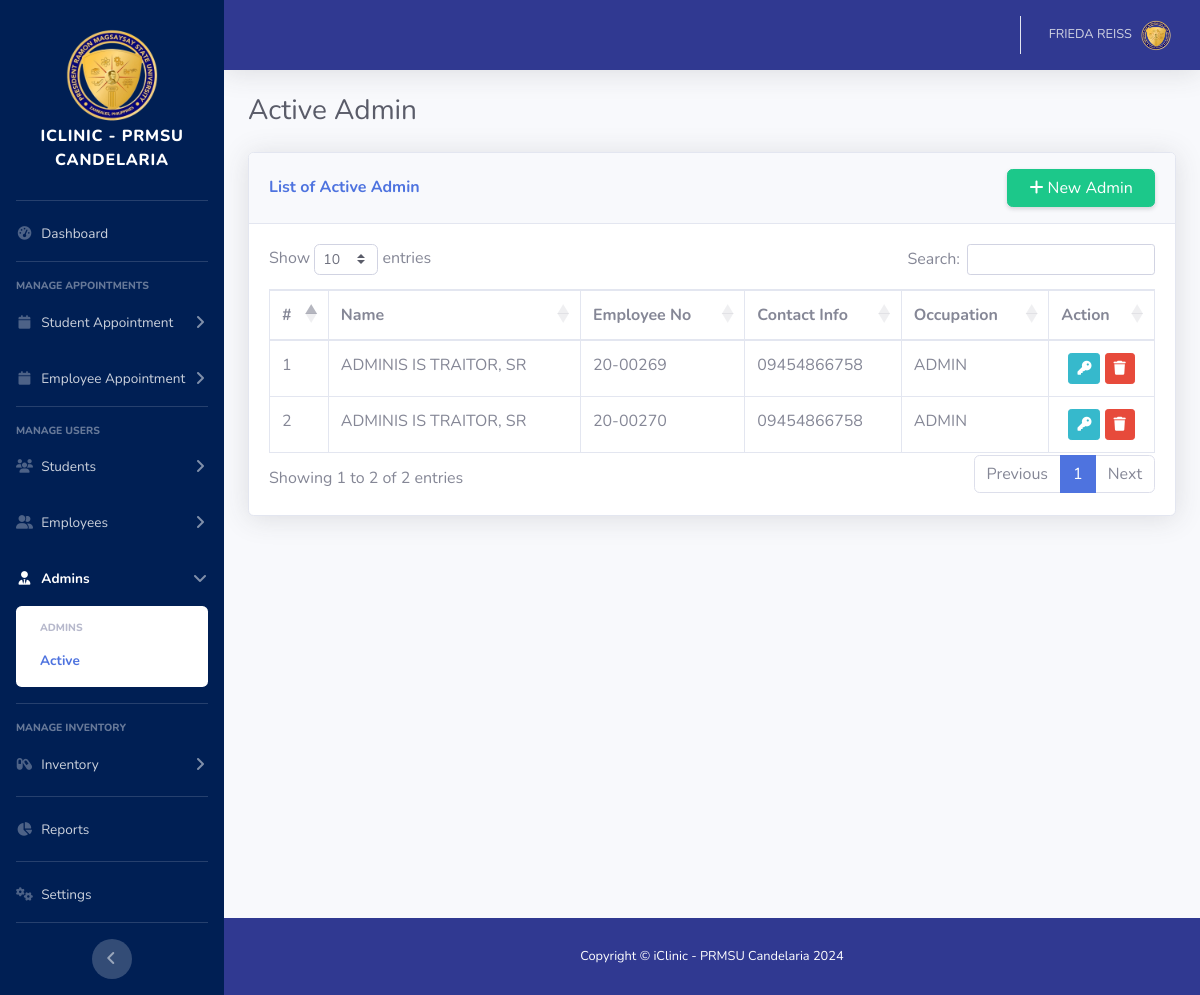
/admin/admins-active.php (signed in), run on the app's committed database.
### tables this page shows
CREATE TABLE `admin_tbl` (
  `admin_id` int(11) NOT NULL,
  `user_id` int(11) NOT NULL,
  `first_name` varchar(50) NOT NULL,
  `middle_name` varchar(50) NOT NULL,
  `last_name` varchar(50) NOT NULL,
  `suffix_name` varchar(20) NOT NULL,
  `contact_no` varchar(12) NOT NULL,
  `occupation` varchar(100) NOT NULL,
  `profile` varchar(255) NOT NULL,
  `deleted` tinyint(1) NOT NULL DEFAULT 0 COMMENT '1 = deleted, 0 = not deleted'
);

CREATE TABLE `user_tbl` (
  `user_id` int(11) NOT NULL,
  `no` varchar(50) NOT NULL,
  `email` varchar(100) NOT NULL,
  `password` varchar(255) NOT NULL,
  `role` varchar(50) NOT NULL,
  `status` varchar(10) NOT NULL,
  `deleted` tinyint(1) NOT NULL DEFAULT 0 COMMENT '1 = deleted, 0 = not deleted'
);

### admin/admins-active.php (the view, shortened to what this page needs)
<!DOCTYPE html>
<html lang="en">
<?php include './include/head.php'; ?>
<body id="page-top">
    <div id="wrapper">
        <?php include './include/sidebar.php'; ?>
        <div id="content-wrapper" class="d-flex flex-column">
            <div id="content">
                <?php include './include/topbar.php'; ?>
                <div class="container-fluid">
                    <div class="d-sm-flex align-items-center justify-content-between mb-4">
                        <h1 class="h3 mb-0 text-gray-800">Active Admin</h1>
                    </div>
                    <div class="row">
                        <div class="col-xl-12 col-lg-12">
                            <div class="card shadow mb-4">
                                <div class="card-header py-3 d-flex flex-column flex-md-row">
                                    <div class="col-12 col-md-6 d-flex align-items-center justify-content-start mx-0 px-0 mb-2 mb-md-0">
                                        <h6 class="font-weight-bold text-primary mb-0">List of Active Admin</h6>
                                    </div>
                                    <div class="col-12 col-md-6 d-flex align-items-center justify-content-end mx-0 px-0">
                                        <div class="col-12 col-md-4 float-right mx-0 px-0">
                                            <a data-toggle="modal" data-target="#addNew" class="btn btn-success shadow-sm w-100 h-100"><i class="fa-solid fa-plus mr-1"></i>New Admin</a>
                                        </div>
                                    </div>
                                </div>
                                <div class="card-body">
                                    <div class="table-responsive">
                                        <table class="table table-bordered nowrap" id="myTable" width="100%" cellspacing="0">
                                            <thead class="">
                                                <tr>
                                                    <th scope="col">#</th>
                                                    <th scope="col">Name</th>
                                                    <th scope="col">Employee No</th>
                                                    <th scope="col">Contact Info</th>
                                                    <th scope="col">Occupation</th>
                                                    <th scope="col">Action</th>
                                                </tr>
                                            </thead>
                                            <tbody>
                                            <?php
                                                $user_id_logged = $_SESSION['user_id'];
                                                require '../db/dbconn.php';
                                                $display_users = "SELECT adt.*, ut.user_id, ut.no, ut.email, ut.role, ut.status
                                                                    FROM admin_tbl adt
                                                                    INNER JOIN user_tbl ut ON ut.user_id = adt.user_id
                                                                    WHERE ut.status = 'APPROVED' AND ut.deleted = 0 and ut.user_id !=  '$user_id_logged'
                                                                    ";
                                                $sqlQuery = mysqli_query($con, $display_users) or die(mysqli_error($con));
                                                $counter = 1;
                                                while($row = mysqli_fetch_array($sqlQuery)){
                                                    $user_id = $row['user_id'];
                                                    $admin_no = $row['no'];
                                                    $suffix_name = $row['suffix_name'];
                                                    if ($suffix_name == 'NA') {
                                                        $suffix = '';
                                                    }else{
                                                        $suffix = ', '.$suffix_name;
                                                    }
                                                    $contact = $row['contact_no'];
                                                    $occupation = $row['occupation'];
                                                    $full_name = $row['first_name'] . ' ' . $row['middle_name'] . ' ' . $row['last_name'] . '' . $suffix;
                                            ?>
                                                <tr>
                                                    <td class=""><?php echo $counter; ?></td>
                                                    <td class=""><?php echo $full_name; ?></td>
                                                    <td class=""><?php echo $admin_no; ?></td>
                                                    <td class=""><?php echo $contact; ?></td>
                                                    <td class=""><?php echo $occupation; ?></td>
                                                    <td class="text-center">
                                                        <a href="#" class="btn btn-sm btn-info reset-admin-btn"
                                                           data-user-id="<?php echo $user_id; ?>"
                                                           data-user-name="<?php echo htmlspecialchars($full_name); ?>"
                                                           data-user-no="<?php echo htmlspecialchars($admin_no); ?>">
                                                           <i class="fa-solid fa-key"></i>
                                                        </a>
                                                        <a href="#" class="btn btn-sm btn-danger delete-admin-btn"
                                                           data-user-id="<?php echo $user_id; ?>"
                                                           data-user-name="<?php echo htmlspecialchars($full_name); ?>"
                                                           data-user-no="<?php echo htmlspecialchars($admin_no); ?>">
                                                           <i class="fa-solid fa-trash"></i>
                                                        </a>
                                                    </td>
                                                </tr>
                                            <?php
                                                $counter++;
                                            }
                                            ?>
                                            </tbody>
                                        </table>
                                    </div>
                                </div>
                            </div>
                        </div>
                    </div>
                </div>
            </div>
            <?php include './include/footer.php'; ?>
        </div>
    </div>
</body>
</html>

### data on the page
admin_tbl: full_name "ADMINIS IS TRAITOR, SR", user.no "20-00269", contact_no "09454866758", occupation "ADMIN"
admin_tbl: full_name "ADMINIS IS TRAITOR, SR", user.no "20-00270", contact_no "09454866758", occupation "ADMIN"

### other printed values
$_SESSION['fullname'] "FRIEDA REISS"
